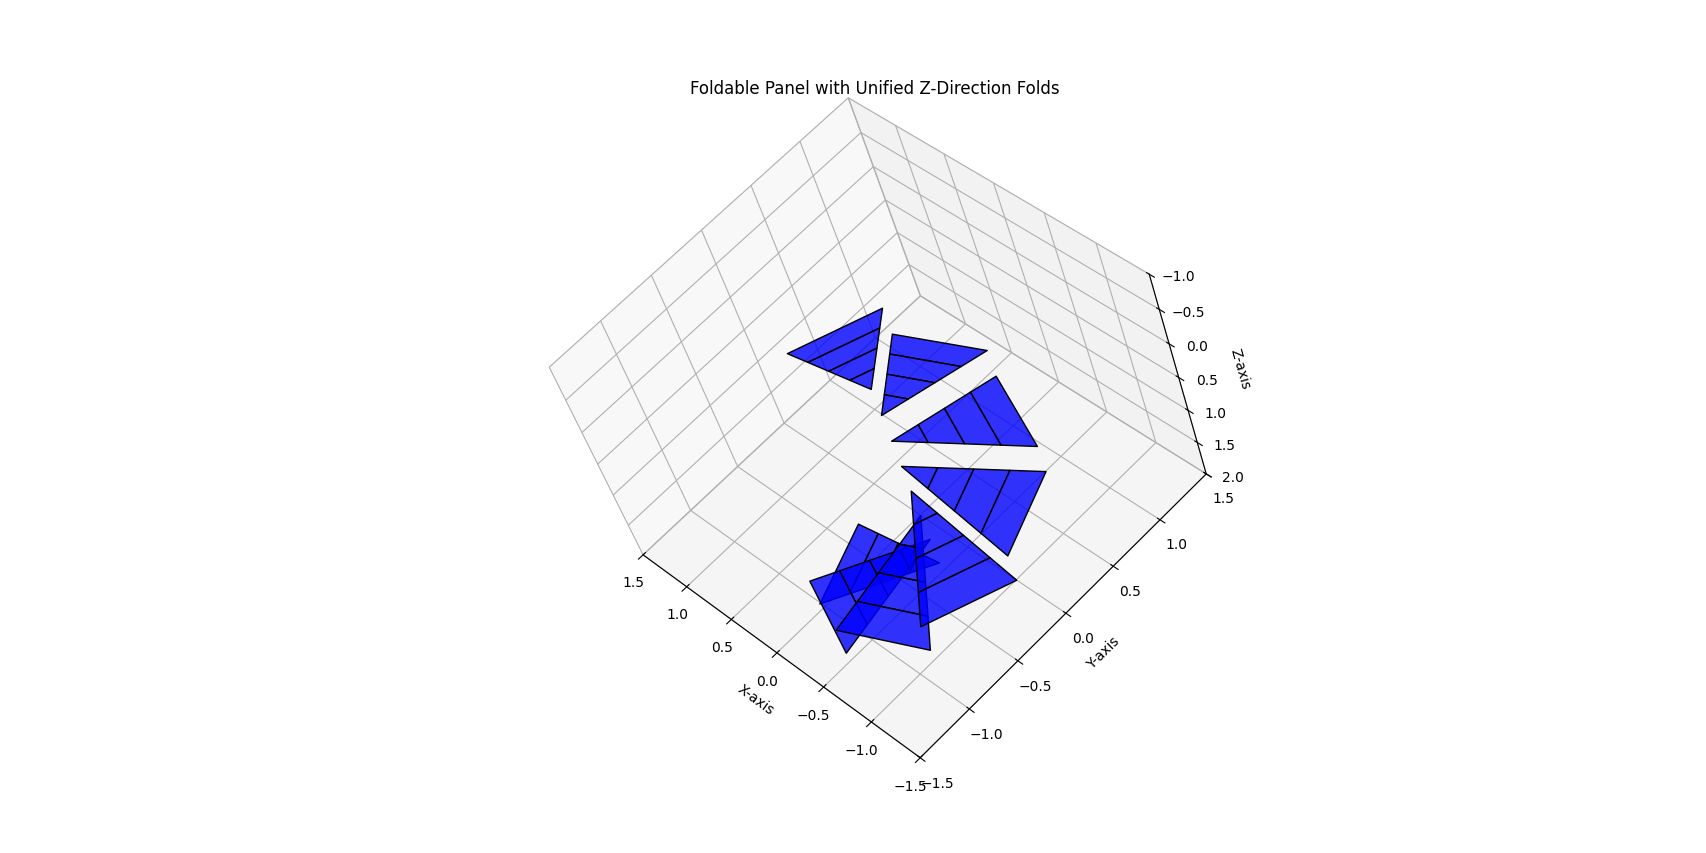

Python code for this plot:
import matplotlib.pyplot as plt
from mpl_toolkits.mplot3d.art3d import Poly3DCollection
import numpy as np

# Parameters for the foldable panel
N = 8  # Number of sides in the central polygon
A = 1.0  # Center-to-vertex radius
h = 0.1  # Separation between layers in stowed form
phi = np.radians(30)  # Angle between cone and flat plane in radians
beta = 2 * np.pi / N  # Angular separation between segments
z_increment = 0.1  # Increment for Z-layer with each trapezoid

# Rotation matrix R for rotational symmetry
def rotation_matrix(beta):
    return np.array([
        [np.cos(beta), -np.sin(beta), 0],
        [np.sin(beta), np.cos(beta), 0],
        [0, 0, 1]
    ])

R = rotation_matrix(beta)

# Initialize all trapezoids
all_trapezoids = []

# Generate the trapezoids for the foldable panel
z_layer = 0  # Start at Z=0
for segment in range(N):  # Loop through each segment
    rotation = np.linalg.matrix_power(R, segment)  # Rotate each segment
    fold_direction = 1  # All lips fold in the same Z-direction
    segment_trapezoids = []
    
    for i in range(1, 5):  # Loop through layers/rings (inner to outer)
        # Define the inner and outer radius for this trapezoid
        inner_radius = (i - 1) * (A / 4)
        outer_radius = i * (A / 4)
        
        # Define the vertices with consistent Z-folds and incremental Z-layers
        inner_left = [inner_radius * np.cos(segment * beta),
                      inner_radius * np.sin(segment * beta),
                      z_layer]
        outer_left = [outer_radius * np.cos(segment * beta),
                      outer_radius * np.sin(segment * beta),
                      z_layer + fold_direction * z_increment]
        inner_right = [inner_radius * np.cos((segment + 1) * beta),
                       inner_radius * np.sin((segment + 1) * beta),
                       z_layer]
        outer_right = [outer_radius * np.cos((segment + 1) * beta),
                       outer_radius * np.sin((segment + 1) * beta),
                       z_layer + fold_direction * z_increment]
        
        # Increment Z-layer for the next trapezoid
        z_layer += z_increment
        
        # Store the trapezoid's vertices
        segment_trapezoids.append([inner_left, outer_left, outer_right, inner_right])
    
    all_trapezoids.append(segment_trapezoids)

# Visualization
fig = plt.figure()
ax = fig.add_subplot(111, projection='3d')

# Draw all trapezoids
for segment in all_trapezoids:
    for trapezoid in segment:
        poly = Poly3DCollection([trapezoid], facecolor="blue", edgecolor="black", alpha=0.8)
        ax.add_collection3d(poly)

# Set plot limits
ax.set_xlim([-1.5, 1.5])
ax.set_ylim([-1.5, 1.5])
ax.set_zlim([-1, 2])

# Set labels
ax.set_xlabel("X-axis")
ax.set_ylabel("Y-axis")
ax.set_zlabel("Z-axis")

# Title
ax.set_title("Foldable Panel with Unified Z-Direction Folds")

# Show the plot
plt.show()
